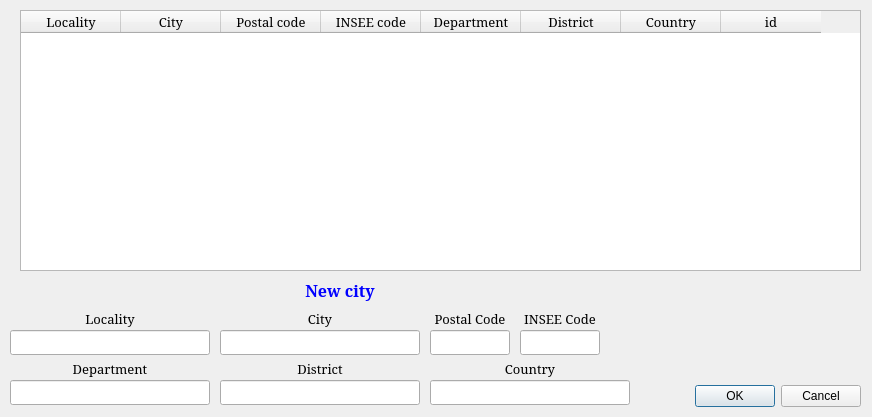
<?xml version="1.0" encoding="UTF-8"?>
<ui version="4.0">
 <class>Cities</class>
 <widget class="QDialog" name="Cities">
  <property name="geometry">
   <rect>
    <x>0</x>
    <y>0</y>
    <width>872</width>
    <height>417</height>
   </rect>
  </property>
  <property name="windowTitle">
   <string>Cities</string>
  </property>
  <widget class="QDialogButtonBox" name="buttonBox">
   <property name="geometry">
    <rect>
     <x>560</x>
     <y>380</y>
     <width>301</width>
     <height>32</height>
    </rect>
   </property>
   <property name="orientation">
    <enum>Qt::Horizontal</enum>
   </property>
   <property name="standardButtons">
    <set>QDialogButtonBox::Cancel|QDialogButtonBox::Ok</set>
   </property>
  </widget>
  <widget class="QTableWidget" name="CityTable">
   <property name="geometry">
    <rect>
     <x>20</x>
     <y>10</y>
     <width>841</width>
     <height>261</height>
    </rect>
   </property>
   <property name="font">
    <font>
     <family>Serif</family>
     <pointsize>10</pointsize>
    </font>
   </property>
   <property name="alternatingRowColors">
    <bool>true</bool>
   </property>
   <attribute name="verticalHeaderVisible">
    <bool>false</bool>
   </attribute>
   <column>
    <property name="text">
     <string>Locality</string>
    </property>
   </column>
   <column>
    <property name="text">
     <string>City</string>
    </property>
   </column>
   <column>
    <property name="text">
     <string>Postal code</string>
    </property>
   </column>
   <column>
    <property name="text">
     <string>INSEE code</string>
    </property>
   </column>
   <column>
    <property name="text">
     <string>Department</string>
    </property>
   </column>
   <column>
    <property name="text">
     <string>District</string>
    </property>
   </column>
   <column>
    <property name="text">
     <string>Country</string>
    </property>
   </column>
   <column>
    <property name="text">
     <string>id</string>
    </property>
   </column>
  </widget>
  <widget class="QLabel" name="label10">
   <property name="geometry">
    <rect>
     <x>10</x>
     <y>310</y>
     <width>200</width>
     <height>17</height>
    </rect>
   </property>
   <property name="font">
    <font>
     <family>Serif</family>
     <pointsize>10</pointsize>
    </font>
   </property>
   <property name="text">
    <string>Locality</string>
   </property>
   <property name="alignment">
    <set>Qt::AlignCenter</set>
   </property>
  </widget>
  <widget class="QLineEdit" name="Locality">
   <property name="geometry">
    <rect>
     <x>10</x>
     <y>330</y>
     <width>200</width>
     <height>25</height>
    </rect>
   </property>
  </widget>
  <widget class="QLabel" name="label11">
   <property name="geometry">
    <rect>
     <x>220</x>
     <y>310</y>
     <width>200</width>
     <height>17</height>
    </rect>
   </property>
   <property name="font">
    <font>
     <family>Serif</family>
     <pointsize>10</pointsize>
    </font>
   </property>
   <property name="text">
    <string>City</string>
   </property>
   <property name="alignment">
    <set>Qt::AlignCenter</set>
   </property>
  </widget>
  <widget class="QLineEdit" name="City">
   <property name="geometry">
    <rect>
     <x>220</x>
     <y>330</y>
     <width>200</width>
     <height>25</height>
    </rect>
   </property>
  </widget>
  <widget class="QLabel" name="label12">
   <property name="geometry">
    <rect>
     <x>430</x>
     <y>310</y>
     <width>80</width>
     <height>17</height>
    </rect>
   </property>
   <property name="font">
    <font>
     <family>Serif</family>
     <pointsize>10</pointsize>
    </font>
   </property>
   <property name="text">
    <string>Postal Code</string>
   </property>
   <property name="alignment">
    <set>Qt::AlignCenter</set>
   </property>
  </widget>
  <widget class="QLineEdit" name="PostalCode">
   <property name="geometry">
    <rect>
     <x>430</x>
     <y>330</y>
     <width>80</width>
     <height>25</height>
    </rect>
   </property>
   <property name="text">
    <string/>
   </property>
   <property name="alignment">
    <set>Qt::AlignCenter</set>
   </property>
  </widget>
  <widget class="QLabel" name="label13">
   <property name="geometry">
    <rect>
     <x>520</x>
     <y>310</y>
     <width>80</width>
     <height>17</height>
    </rect>
   </property>
   <property name="font">
    <font>
     <family>Serif</family>
     <pointsize>10</pointsize>
    </font>
   </property>
   <property name="text">
    <string>INSEE Code</string>
   </property>
   <property name="alignment">
    <set>Qt::AlignCenter</set>
   </property>
  </widget>
  <widget class="QLineEdit" name="InseeCode">
   <property name="geometry">
    <rect>
     <x>520</x>
     <y>330</y>
     <width>80</width>
     <height>25</height>
    </rect>
   </property>
   <property name="text">
    <string/>
   </property>
   <property name="alignment">
    <set>Qt::AlignCenter</set>
   </property>
  </widget>
  <widget class="QLabel" name="label14">
   <property name="geometry">
    <rect>
     <x>10</x>
     <y>360</y>
     <width>200</width>
     <height>17</height>
    </rect>
   </property>
   <property name="font">
    <font>
     <family>Serif</family>
     <pointsize>10</pointsize>
    </font>
   </property>
   <property name="text">
    <string>Department</string>
   </property>
   <property name="alignment">
    <set>Qt::AlignCenter</set>
   </property>
  </widget>
  <widget class="QLabel" name="label15">
   <property name="geometry">
    <rect>
     <x>220</x>
     <y>360</y>
     <width>200</width>
     <height>17</height>
    </rect>
   </property>
   <property name="font">
    <font>
     <family>Serif</family>
     <pointsize>10</pointsize>
    </font>
   </property>
   <property name="text">
    <string>District</string>
   </property>
   <property name="alignment">
    <set>Qt::AlignCenter</set>
   </property>
  </widget>
  <widget class="QLineEdit" name="Department">
   <property name="geometry">
    <rect>
     <x>10</x>
     <y>380</y>
     <width>200</width>
     <height>25</height>
    </rect>
   </property>
  </widget>
  <widget class="QLineEdit" name="District">
   <property name="geometry">
    <rect>
     <x>220</x>
     <y>380</y>
     <width>200</width>
     <height>25</height>
    </rect>
   </property>
  </widget>
  <widget class="QLabel" name="label16">
   <property name="geometry">
    <rect>
     <x>430</x>
     <y>360</y>
     <width>200</width>
     <height>17</height>
    </rect>
   </property>
   <property name="font">
    <font>
     <family>Serif</family>
     <pointsize>10</pointsize>
    </font>
   </property>
   <property name="text">
    <string>Country</string>
   </property>
   <property name="alignment">
    <set>Qt::AlignCenter</set>
   </property>
  </widget>
  <widget class="QLineEdit" name="Country">
   <property name="geometry">
    <rect>
     <x>430</x>
     <y>380</y>
     <width>200</width>
     <height>25</height>
    </rect>
   </property>
  </widget>
  <widget class="QLabel" name="label17">
   <property name="geometry">
    <rect>
     <x>240</x>
     <y>280</y>
     <width>200</width>
     <height>21</height>
    </rect>
   </property>
   <property name="font">
    <font>
     <family>Serif</family>
     <pointsize>12</pointsize>
     <weight>75</weight>
     <bold>true</bold>
    </font>
   </property>
   <property name="styleSheet">
    <string notr="true">QLabel {color:blue}</string>
   </property>
   <property name="text">
    <string>New city</string>
   </property>
   <property name="alignment">
    <set>Qt::AlignCenter</set>
   </property>
  </widget>
 </widget>
 <resources/>
 <connections>
  <connection>
   <sender>buttonBox</sender>
   <signal>accepted()</signal>
   <receiver>Cities</receiver>
   <slot>accept()</slot>
   <hints>
    <hint type="sourcelabel">
     <x>248</x>
     <y>254</y>
    </hint>
    <hint type="destinationlabel">
     <x>157</x>
     <y>274</y>
    </hint>
   </hints>
  </connection>
  <connection>
   <sender>buttonBox</sender>
   <signal>rejected()</signal>
   <receiver>Cities</receiver>
   <slot>reject()</slot>
   <hints>
    <hint type="sourcelabel">
     <x>316</x>
     <y>260</y>
    </hint>
    <hint type="destinationlabel">
     <x>286</x>
     <y>274</y>
    </hint>
   </hints>
  </connection>
 </connections>
</ui>
